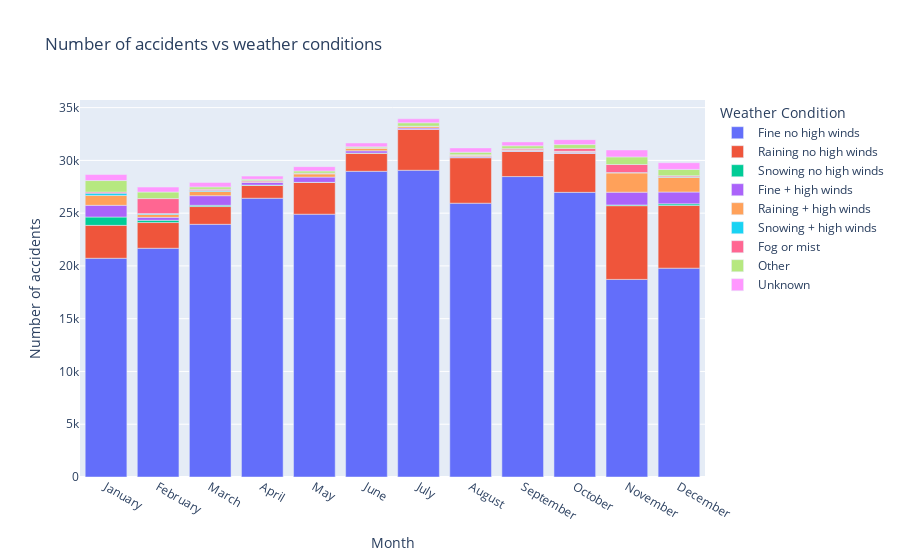

The cell this chart's notebook holds for it:
### Code cell
fig = px.bar(final_data, x="Month", y="Number of accidents", color="Weather Condition", title="Number of accidents vs weather conditions")
fig.show()

### Figure 1 — Plotly figure (JSON) as saved in the notebook; plotly's stock layout.template omitted (floating-point values rounded to 4 significant figures)
{"data": [{"alignmentgroup": "True", "hovertemplate": "Weather Condition=Fine no high winds<br>Month=%{x}<br>Number of accidents=%{y}<extra></extra>", "legendgroup": "Fine no high winds", "marker": {"color": "#636efa", "pattern": {"shape": ""}}, "name": "Fine no high winds", "offsetgroup": "Fine no high winds", "orientation": "v", "showlegend": true, "textposition": "auto", "type": "bar", "x": ["January", "February", "March", "April", "May", "June", "July", "August", "September", "October", "November", "December"], "xaxis": "x", "y": [20727, 21676, 23944, 26414, 24901, 28967, 29065, 25944, 28467, 26973, 18723, 19788], "yaxis": "y"}, {"alignmentgroup": "True", "hovertemplate": "Weather Condition=Raining no high winds<br>Month=%{x}<br>Number of accidents=%{y}<extra></extra>", "legendgroup": "Raining no high winds", "marker": {"color": "#EF553B", "pattern": {"shape": ""}}, "name": "Raining no high winds", "offsetgroup": "Raining no high winds", "orientation": "v", "showlegend": true, "textposition": "auto", "type": "bar", "x": ["January", "February", "March", "April", "May", "June", "July", "August", "September", "October", "November", "December"], "xaxis": "x", "y": [3116, 2433, 1682, 1217, 3013, 1717, 3881, 4317, 2386, 3689, 6986, 5942], "yaxis": "y"}, {"alignmentgroup": "True", "hovertemplate": "Weather Condition=Snowing no high winds<br>Month=%{x}<br>Number of accidents=%{y}<extra></extra>", "legendgroup": "Snowing no high winds", "marker": {"color": "#00cc96", "pattern": {"shape": ""}}, "name": "Snowing no high winds", "offsetgroup": "Snowing no high winds", "orientation": "v", "showlegend": true, "textposition": "auto", "type": "bar", "x": ["January", "February", "March", "April", "May", "June", "July", "August", "September", "October", "November", "December"], "xaxis": "x", "y": [790, 214, 118, 29, 3, 7, 4, 1, 2, 9, 69, 152], "yaxis": "y"}, {"alignmentgroup": "True", "hovertemplate": "Weather Condition=Fine + high winds<br>Month=%{x}<br>Number of accidents=%{y}<extra></extra>", "legendgroup": "Fine + high winds", "marker": {"color": "#ab63fa", "pattern": {"shape": ""}}, "name": "Fine + high winds", "offsetgroup": "Fine + high winds", "orientation": "v", "showlegend": true, "textposition": "auto", "type": "bar", "x": ["January", "February", "March", "April", "May", "June", "July", "August", "September", "October", "November", "December"], "xaxis": "x", "y": [1112, 279, 912, 265, 498, 218, 116, 116, 83, 92, 1210, 1121], "yaxis": "y"}, {"alignmentgroup": "True", "hovertemplate": "Weather Condition=Raining + high winds<br>Month=%{x}<br>Number of accidents=%{y}<extra></extra>", "legendgroup": "Raining + high winds", "marker": {"color": "#FFA15A", "pattern": {"shape": ""}}, "name": "Raining + high winds", "offsetgroup": "Raining + high winds", "orientation": "v", "showlegend": true, "textposition": "auto", "type": "bar", "x": ["January", "February", "March", "April", "May", "June", "July", "August", "September", "October", "November", "December"], "xaxis": "x", "y": [934, 280, 396, 60, 321, 271, 142, 128, 70, 98, 1828, 1388], "yaxis": "y"}, {"alignmentgroup": "True", "hovertemplate": "Weather Condition=Snowing + high winds<br>Month=%{x}<br>Number of accidents=%{y}<extra></extra>", "legendgroup": "Snowing + high winds", "marker": {"color": "#19d3f3", "pattern": {"shape": ""}}, "name": "Snowing + high winds", "offsetgroup": "Snowing + high winds", "orientation": "v", "showlegend": true, "textposition": "auto", "type": "bar", "x": ["January", "February", "March", "April", "May", "June", "July", "August", "September", "October", "November", "December"], "xaxis": "x", "y": [215, 76, 103, 0, 4, 0, 0, 0, 8, 0, 27, 66], "yaxis": "y"}, {"alignmentgroup": "True", "hovertemplate": "Weather Condition=Fog or mist<br>Month=%{x}<br>Number of accidents=%{y}<extra></extra>", "legendgroup": "Fog or mist", "marker": {"color": "#FF6692", "pattern": {"shape": ""}}, "name": "Fog or mist", "offsetgroup": "Fog or mist", "orientation": "v", "showlegend": true, "textposition": "auto", "type": "bar", "x": ["January", "February", "March", "April", "May", "June", "July", "August", "September", "October", "November", "December"], "xaxis": "x", "y": [100, 1422, 107, 95, 51, 7, 34, 26, 122, 276, 768, 98], "yaxis": "y"}, {"alignmentgroup": "True", "hovertemplate": "Weather Condition=Other<br>Month=%{x}<br>Number of accidents=%{y}<extra></extra>", "legendgroup": "Other", "marker": {"color": "#B6E880", "pattern": {"shape": ""}}, "name": "Other", "offsetgroup": "Other", "orientation": "v", "showlegend": true, "textposition": "auto", "type": "bar", "x": ["January", "February", "March", "April", "May", "June", "July", "August", "September", "October", "November", "December"], "xaxis": "x", "y": [1097, 622, 224, 129, 206, 96, 321, 244, 244, 360, 720, 590], "yaxis": "y"}, {"alignmentgroup": "True", "hovertemplate": "Weather Condition=Unknown<br>Month=%{x}<br>Number of accidents=%{y}<extra></extra>", "legendgroup": "Unknown", "marker": {"color": "#FF97FF", "pattern": {"shape": ""}}, "name": "Unknown", "offsetgroup": "Unknown", "orientation": "v", "showlegend": true, "textposition": "auto", "type": "bar", "x": ["January", "February", "March", "April", "May", "June", "July", "August", "September", "October", "November", "December"], "xaxis": "x", "y": [570, 469, 422, 300, 410, 366, 373, 405, 370, 469, 659, 631], "yaxis": "y"}], "layout": {"barmode": "relative", "legend": {"title": {"text": "Weather Condition"}, "tracegroupgap": 0}, "title": {"text": "Number of accidents vs weather conditions"}, "xaxis": {"anchor": "y", "domain": [0, 1], "title": {"text": "Month"}}, "yaxis": {"anchor": "x", "domain": [0, 1], "title": {"text": "Number of accidents"}}}}
